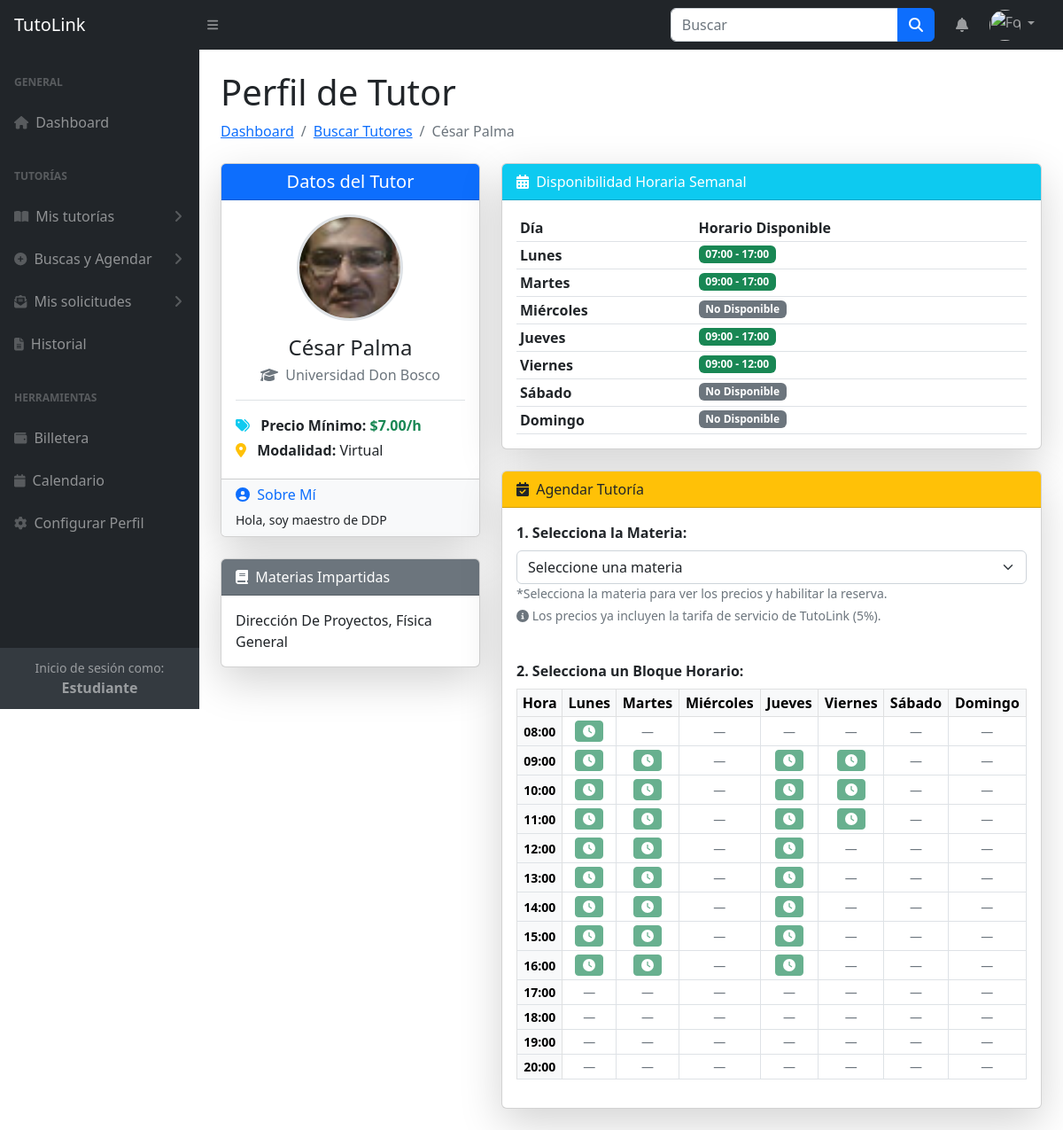
/Estudiante/perfil_tutor.php?tutor_id=9 (signed in), run on the app's committed database.
### tables this page shows
CREATE TABLE `usuarios` (
  `id` int(11) NOT NULL AUTO_INCREMENT,
  `nombre` varchar(50) NOT NULL,
  `apellido` varchar(50) NOT NULL,
  `correo` varchar(100) NOT NULL,
  `telefono` varchar(20) DEFAULT NULL,
  `contrasena` varchar(255) NOT NULL,
  `rol` enum('estudiante','tutor','admin') NOT NULL,
  `perfil_imagen` varchar(255) DEFAULT NULL,
  `carrera` varchar(100) DEFAULT NULL,
  `anio_ciclo` varchar(20) DEFAULT NULL,
  `universidad_estudiante` varchar(100) DEFAULT NULL,
  `modalidad_tutor` varchar(50) DEFAULT NULL,
  `universidad_tutor` varchar(100) DEFAULT NULL,
  `descripcion` text DEFAULT NULL,
  `fecha_registro` timestamp NOT NULL DEFAULT current_timestamp(),
  PRIMARY KEY (`id`),
  UNIQUE KEY `correo` (`correo`)
);

### Estudiante/perfil_tutor.php (the view, shortened to what the rows shown need)
<?php
include 'Includes/Nav.php';
$tutor_id = $_GET['tutor_id'];
try {
    $sql_tutor = "
        SELECT
            u.id AS tutor_id,
            u.nombre AS nombre_tutor,
            u.apellido AS apellido_tutor,
            u.perfil_imagen,
            u.universidad_tutor,
            u.modalidad_tutor,
            u.descripcion,
            /* Obtener la materia con el precio más bajo (la mejor oferta) */
            (
                SELECT MIN(ot.precio_hora)
                FROM ofertas_tutorias ot
                WHERE ot.id_tutor = u.id AND ot.activo = 1
            ) AS precio_minimo,
            /* Obtener todas las materias que imparte el tutor */
            (
                SELECT GROUP_CONCAT(DISTINCT m_all.nombre_materia SEPARATOR ', ')
                FROM materias m_all
                WHERE EXISTS (
                    SELECT 1
                    FROM ofertas_tutorias ot_all
                    /* Incluye el filtro activo = 1 para que solo muestre materias con ofertas activas */
                    WHERE ot_all.id_materia = m_all.id AND ot_all.id_tutor = u.id AND ot_all.activo = 1
                )
                OR EXISTS (
                    SELECT 1
                    FROM tutor_materias tm
                    WHERE tm.id_materia = m_all.id AND tm.id_tutor = u.id
                )
            ) AS todas_las_materias
        FROM
            usuarios u
        WHERE
            u.id = :tutor_id AND u.rol = 'Tutor'";
    $stmt_tutor = $conn->prepare($sql_tutor);
    $stmt_tutor->bindParam(':tutor_id', $tutor_id, PDO::PARAM_INT);
    $stmt_tutor->execute();
    $tutor_detalle = $stmt_tutor->fetch(PDO::FETCH_ASSOC);
} catch (PDOException $e) {
    die("Error al cargar los detalles del tutor: " . $e->getMessage());
}
$ruta_imagen = !empty($tutor_detalle['perfil_imagen']) ?
    '../' . htmlspecialchars($tutor_detalle['perfil_imagen']) :
    '../Assets/perfil_default.png';
?>
<!DOCTYPE html>
<html lang="en">
<head>
    <link href="css/styles.css" rel="stylesheet" />
</head>
<body class="sb-nav-fixed">
    <div id="layoutSidenav">
        <div id="layoutSidenav_content">
            <main>
                <div class="container-fluid px-4">
                    <h1 class="mt-4">Perfil de Tutor</h1>
                    <ol class="breadcrumb mb-4">
                        <li class="breadcrumb-item"><a href="index.php">Dashboard</a></li>
                        <li class="breadcrumb-item"><a href="BuscarTutor.php">Buscar Tutores</a></li>
                        <li class="breadcrumb-item active">
                            <?= htmlspecialchars($tutor_detalle['nombre_tutor'] . ' ' . $tutor_detalle['apellido_tutor']) ?>
                        </li>
                    </ol>
                    <div class="row">
                        <div class="col-lg-4">
                            <div class="card shadow-lg mb-4">
                                <div class="card-body text-center">
                                    <img src="<?= $ruta_imagen ?>" alt="Foto de perfil"
                                        class="rounded-circle mb-3 border border-3"
                                        style="width: 120px; height: 120px; object-fit: cover;">
                                    <h4 class="mb-1">
                                        <?= htmlspecialchars($tutor_detalle['nombre_tutor'] . ' ' . $tutor_detalle['apellido_tutor']) ?>
                                    </h4>
                                    <p class="text-muted mb-3">
                                        <i class="fas fa-graduation-cap me-1"></i>
                                        <?= htmlspecialchars($tutor_detalle['universidad_tutor'] ?? 'Universidad no especificada') ?>
                                    </p>
                                    <div class="border-top pt-3">
                                        <p class="mb-1 text-start">
                                            <i class="fas fa-tags text-info me-2"></i>
                                            <strong>Precio Mínimo:</strong>
                                            <span
                                                class="fw-bold text-success">$<?= number_format($tutor_detalle['precio_minimo'] ?? 0, 2) ?>/h</span>
                                        </p>
                                        <p class="mb-1 text-start">
                                            <i class="fas fa-map-marker-alt text-warning me-2"></i>
                                            <strong>Modalidad:</strong>
                                            <?= htmlspecialchars($tutor_detalle['modalidad_tutor']) ?>
                                        </p>
                                    </div>
                                </div>
                                <div class="card-footer bg-light">
                                    <h6 class="mb-2 text-primary"><i class="fas fa-user-circle me-1"></i> Sobre Mí</h6>
                                    <p class="card-text small text-start mb-0">
                                        <?= nl2br(htmlspecialchars($tutor_detalle['descripcion'] ?? 'El tutor no ha proporcionado una descripción detallada.')) ?>
                                    </p>
                                </div>
                            </div>
                        </div>
                        <div class="col-lg-8">
                            <div class="card shadow-lg mb-4">
                                <div class="card-body">
                                    <table class="table table-sm table-hover mb-0">
                                        <thead>
                                            <tr>
                                                <th>Día</th>
                                                <th>Horario Disponible</th>
                                            </tr>
                                        </thead>
                                    </table>
                                </div>
                            </div>
                            <div class="card shadow-lg mb-4">
                                <div class="card-body">
                                    <div class="table-responsive">
                                        <table class="table table-bordered table-sm text-center align-middle">
                                            <thead class="table-light">
                                                <tr>
                                                    <th>Hora</th>
                                                    <th>Lunes</th>
                                                    <th>Martes</th>
                                                    <th>Miércoles</th>
                                                    <th>Jueves</th>
                                                    <th>Viernes</th>
                                                    <th>Sábado</th>
                                                    <th>Domingo</th>
                                                </tr>
                                            </thead>
                                            <tbody>
                                                <?php
                                                $horas_del_dia = ['08:00', '09:00', '10:00', '11:00', '12:00', '13:00', '14:00', '15:00', '16:00', '17:00', '18:00', '19:00', '20:00'];
                                                foreach ($horas_del_dia as $hora_bloque): ?>
                                                    <tr>
                                                        <th class="table-light small"><?= $hora_bloque ?></th>
                                                    </tr>
                                                <?php endforeach; ?>
                                            </tbody>
                                        </table>
                                    </div>
                                </div>
                            </div>
                        </div>
                    </div>
                </div>
            </main>
        </div>
    </div>
</body>
</html>

### data on the page
usuarios: nombre+apellido "César Palma", perfil_imagen (picture), universidad_tutor "Universidad Don Bosco", modalidad_tutor "Virtual", descripcion "Hola, soy maestro de DDP"

### other printed values
$tutor_detalle['precio_minimo'] "7.00"
$tutor_detalle['todas_las_materias'] "Dirección De Proyectos, Física General"
$dias_espanol[$dia] "Lunes"
$bloque['inicio'] "07:00"
$bloque['fin'] "17:00"
$dias_espanol[$dia] "Martes"
$bloque['inicio'] "09:00"
$dias_espanol[$dia] "Miércoles"
$dias_espanol[$dia] "Jueves"
$dias_espanol[$dia] "Viernes"
$bloque['fin'] "12:00"
$dias_espanol[$dia] "Sábado"
$dias_espanol[$dia] "Domingo"
porcentaje_comision(COMISION_ESTUDIANTE) "5"
$hora_bloque "08:00"
